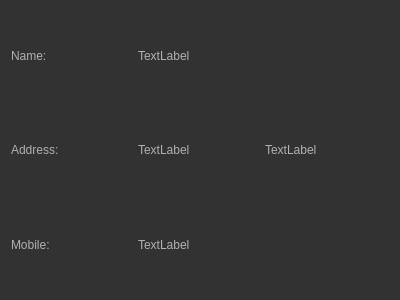
<?xml version="1.0" encoding="UTF-8"?>
<ui version="4.0">
 <class>boyView</class>
 <widget class="QWidget" name="boyView">
  <property name="geometry">
   <rect>
    <x>0</x>
    <y>0</y>
    <width>400</width>
    <height>300</height>
   </rect>
  </property>
  <property name="windowTitle">
   <string>Form</string>
  </property>
  <property name="styleSheet">
   <string notr="true">QToolTip
{
     border: 1px solid black;
     background-color: #ffa02f;
     padding: 1px;
     border-radius: 3px;
     opacity: 100;
}

QWidget
{
    color: #b1b1b1;
    background-color: #323232;
}

QWidget:item:hover
{
    background-color: QLinearGradient( x1: 0, y1: 0, x2: 0, y2: 1, stop: 0 #ffa02f, stop: 1 #ca0619);
    color: #000000;
}

QWidget:item:selected
{
    background-color: QLinearGradient( x1: 0, y1: 0, x2: 0, y2: 1, stop: 0 #ffa02f, stop: 1 #d7801a);
}

QMenuBar::item
{
    background: transparent;
}

QMenuBar::item:selected
{
    background: transparent;
    border: 1px solid #ffaa00;
}

QMenuBar::item:pressed
{
    background: #444;
    border: 1px solid #000;
    background-color: QLinearGradient(
        x1:0, y1:0,
        x2:0, y2:1,
        stop:1 #212121,
        stop:0.4 #343434/*,
        stop:0.2 #343434,
        stop:0.1 #ffaa00*/
    );
    margin-bottom:-1px;
    padding-bottom:1px;
}

QMenu
{
    border: 1px solid #000;
}

QMenu::item
{
    padding: 2px 20px 2px 20px;
}

QMenu::item:selected
{
    color: #000000;
}

QWidget:disabled
{
    color: #404040;
    background-color: #323232;
}

QAbstractItemView
{
    background-color: QLinearGradient( x1: 0, y1: 0, x2: 0, y2: 1, stop: 0 #4d4d4d, stop: 0.1 #646464, stop: 1 #5d5d5d);
}

QWidget:focus
{
    /*border: 2px solid QLinearGradient( x1: 0, y1: 0, x2: 0, y2: 1, stop: 0 #ffa02f, stop: 1 #d7801a);*/
}

QLineEdit
{
    background-color: QLinearGradient( x1: 0, y1: 0, x2: 0, y2: 1, stop: 0 #4d4d4d, stop: 0 #646464, stop: 1 #5d5d5d);
    padding: 1px;
    border-style: solid;
    border: 1px solid #1e1e1e;
    border-radius: 5;
}

QPushButton
{
    color: #b1b1b1;
    background-color: QLinearGradient( x1: 0, y1: 0, x2: 0, y2: 1, stop: 0 #565656, stop: 0.1 #525252, stop: 0.5 #4e4e4e, stop: 0.9 #4a4a4a, stop: 1 #464646);
    border-width: 1px;
    border-color: #1e1e1e;
    border-style: solid;
    border-radius: 6;
    padding: 3px;
    font-size: 12px;
    padding-left: 5px;
    padding-right: 5px;
}

QPushButton:pressed
{
    background-color: QLinearGradient( x1: 0, y1: 0, x2: 0, y2: 1, stop: 0 #2d2d2d, stop: 0.1 #2b2b2b, stop: 0.5 #292929, stop: 0.9 #282828, stop: 1 #252525);
}

QComboBox
{
    selection-background-color: #ffaa00;
    background-color: QLinearGradient( x1: 0, y1: 0, x2: 0, y2: 1, stop: 0 #565656, stop: 0.1 #525252, stop: 0.5 #4e4e4e, stop: 0.9 #4a4a4a, stop: 1 #464646);
    border-style: solid;
    border: 1px solid #1e1e1e;
    border-radius: 5;
}

QComboBox:hover,QPushButton:hover
{
    border: 2px solid QLinearGradient( x1: 0, y1: 0, x2: 0, y2: 1, stop: 0 #ffa02f, stop: 1 #d7801a);
}


QComboBox:on
{
    padding-top: 3px;
    padding-left: 4px;
    background-color: QLinearGradient( x1: 0, y1: 0, x2: 0, y2: 1, stop: 0 #2d2d2d, stop: 0.1 #2b2b2b, stop: 0.5 #292929, stop: 0.9 #282828, stop: 1 #252525);
    selection-background-color: #ffaa00;
}

QComboBox QAbstractItemView
{
    border: 2px solid darkgray;
    selection-background-color: QLinearGradient( x1: 0, y1: 0, x2: 0, y2: 1, stop: 0 #ffa02f, stop: 1 #d7801a);
}

QComboBox::drop-down
{
     subcontrol-origin: padding;
     subcontrol-position: top right;
     width: 15px;

     border-left-width: 0px;
     border-left-color: darkgray;
     border-left-style: solid; /* just a single line */
     border-top-right-radius: 3px; /* same radius as the QComboBox */
     border-bottom-right-radius: 3px;
 }

QComboBox::down-arrow
{
     image: url(:/down_arrow.png);
}

QGroupBox:focus
{
border: 2px solid QLinearGradient( x1: 0, y1: 0, x2: 0, y2: 1, stop: 0 #ffa02f, stop: 1 #d7801a);
}

QTextEdit:focus
{
    border: 2px solid QLinearGradient( x1: 0, y1: 0, x2: 0, y2: 1, stop: 0 #ffa02f, stop: 1 #d7801a);
}

QScrollBar:horizontal {
     border: 1px solid #222222;
     background: QLinearGradient( x1: 0, y1: 0, x2: 0, y2: 1, stop: 0.0 #121212, stop: 0.2 #282828, stop: 1 #484848);
     height: 7px;
     margin: 0px 16px 0 16px;
}

QScrollBar::handle:horizontal
{
      background: QLinearGradient( x1: 0, y1: 0, x2: 1, y2: 0, stop: 0 #ffa02f, stop: 0.5 #d7801a, stop: 1 #ffa02f);
      min-height: 20px;
      border-radius: 2px;
}

QScrollBar::add-line:horizontal {
      border: 1px solid #1b1b19;
      border-radius: 2px;
      background: QLinearGradient( x1: 0, y1: 0, x2: 1, y2: 0, stop: 0 #ffa02f, stop: 1 #d7801a);
      width: 14px;
      subcontrol-position: right;
      subcontrol-origin: margin;
}

QScrollBar::sub-line:horizontal {
      border: 1px solid #1b1b19;
      border-radius: 2px;
      background: QLinearGradient( x1: 0, y1: 0, x2: 1, y2: 0, stop: 0 #ffa02f, stop: 1 #d7801a);
      width: 14px;
     subcontrol-position: left;
     subcontrol-origin: margin;
}

QScrollBar::right-arrow:horizontal, QScrollBar::left-arrow:horizontal
{
      border: 1px solid black;
      width: 1px;
      height: 1px;
      background: white;
}

QScrollBar::add-page:horizontal, QScrollBar::sub-page:horizontal
{
      background: none;
}

QScrollBar:vertical
{
      background: QLinearGradient( x1: 0, y1: 0, x2: 1, y2: 0, stop: 0.0 #121212, stop: 0.2 #282828, stop: 1 #484848);
      width: 7px;
      margin: 16px 0 16px 0;
      border: 1px solid #222222;
}

QScrollBar::handle:vertical
{
      background: QLinearGradient( x1: 0, y1: 0, x2: 0, y2: 1, stop: 0 #ffa02f, stop: 0.5 #d7801a, stop: 1 #ffa02f);
      min-height: 20px;
      border-radius: 2px;
}

QScrollBar::add-line:vertical
{
      border: 1px solid #1b1b19;
      border-radius: 2px;
      background: QLinearGradient( x1: 0, y1: 0, x2: 0, y2: 1, stop: 0 #ffa02f, stop: 1 #d7801a);
      height: 14px;
      subcontrol-position: bottom;
      subcontrol-origin: margin;
}

QScrollBar::sub-line:vertical
{
      border: 1px solid #1b1b19;
      border-radius: 2px;
      background: QLinearGradient( x1: 0, y1: 0, x2: 0, y2: 1, stop: 0 #d7801a, stop: 1 #ffa02f);
      height: 14px;
      subcontrol-position: top;
      subcontrol-origin: margin;
}

QScrollBar::up-arrow:vertical, QScrollBar::down-arrow:vertical
{
      border: 1px solid black;
      width: 1px;
      height: 1px;
      background: white;
}


QScrollBar::add-page:vertical, QScrollBar::sub-page:vertical
{
      background: none;
}

QTextEdit
{
    background-color: #242424;
}

QPlainTextEdit
{
    background-color: #242424;
}

QHeaderView::section
{
    background-color: QLinearGradient(x1:0, y1:0, x2:0, y2:1, stop:0 #616161, stop: 0.5 #505050, stop: 0.6 #434343, stop:1 #656565);
    color: white;
    padding-left: 4px;
    border: 1px solid #6c6c6c;
}

QCheckBox:disabled
{
color: #414141;
}

QDockWidget::title
{
    text-align: center;
    spacing: 3px; /* spacing between items in the tool bar */
    background-color: QLinearGradient(x1:0, y1:0, x2:0, y2:1, stop:0 #323232, stop: 0.5 #242424, stop:1 #323232);
}

QDockWidget::close-button, QDockWidget::float-button
{
    text-align: center;
    spacing: 1px; /* spacing between items in the tool bar */
    background-color: QLinearGradient(x1:0, y1:0, x2:0, y2:1, stop:0 #323232, stop: 0.5 #242424, stop:1 #323232);
}

QDockWidget::close-button:hover, QDockWidget::float-button:hover
{
    background: #242424;
}

QDockWidget::close-button:pressed, QDockWidget::float-button:pressed
{
    padding: 1px -1px -1px 1px;
}

QMainWindow::separator
{
    background-color: QLinearGradient(x1:0, y1:0, x2:0, y2:1, stop:0 #161616, stop: 0.5 #151515, stop: 0.6 #212121, stop:1 #343434);
    color: white;
    padding-left: 4px;
    border: 1px solid #4c4c4c;
    spacing: 3px; /* spacing between items in the tool bar */
}

QMainWindow::separator:hover
{

    background-color: QLinearGradient(x1:0, y1:0, x2:0, y2:1, stop:0 #d7801a, stop:0.5 #b56c17 stop:1 #ffa02f);
    color: white;
    padding-left: 4px;
    border: 1px solid #6c6c6c;
    spacing: 3px; /* spacing between items in the tool bar */
}

QToolBar::handle
{
     spacing: 3px; /* spacing between items in the tool bar */
     background: url(:/images/handle.png);
}

QMenu::separator
{
    height: 2px;
    background-color: QLinearGradient(x1:0, y1:0, x2:0, y2:1, stop:0 #161616, stop: 0.5 #151515, stop: 0.6 #212121, stop:1 #343434);
    color: white;
    padding-left: 4px;
    margin-left: 10px;
    margin-right: 5px;
}

QProgressBar
{
    border: 2px solid grey;
    border-radius: 5px;
    text-align: center;
}

QProgressBar::chunk
{
    background-color: #d7801a;
    width: 2.15px;
    margin: 0.5px;
}

QTabBar::tab {
    color: #b1b1b1;
    border: 1px solid #444;
    border-bottom-style: none;
    background-color: #323232;
    padding-left: 10px;
    padding-right: 10px;
    padding-top: 3px;
    padding-bottom: 2px;
    margin-right: -1px;
}

QTabWidget::pane {
    border: 1px solid #444;
    top: 1px;
}

QTabBar::tab:last
{
    margin-right: 0; /* the last selected tab has nothing to overlap with on the right */
    border-top-right-radius: 3px;
}

QTabBar::tab:first:!selected
{
 margin-left: 0px; /* the last selected tab has nothing to overlap with on the right */


    border-top-left-radius: 3px;
}

QTabBar::tab:!selected
{
    color: #b1b1b1;
    border-bottom-style: solid;
    margin-top: 3px;
    background-color: QLinearGradient(x1:0, y1:0, x2:0, y2:1, stop:1 #212121, stop:.4 #343434);
}

QTabBar::tab:selected
{
    border-top-left-radius: 3px;
    border-top-right-radius: 3px;
    margin-bottom: 0px;
}

QTabBar::tab:!selected:hover
{
    /*border-top: 2px solid #ffaa00;
    padding-bottom: 3px;*/
    border-top-left-radius: 3px;
    border-top-right-radius: 3px;
    background-color: QLinearGradient(x1:0, y1:0, x2:0, y2:1, stop:1 #212121, stop:0.4 #343434, stop:0.2 #343434, stop:0.1 #ffaa00);
}

QRadioButton::indicator:checked, QRadioButton::indicator:unchecked{
    color: #b1b1b1;
    background-color: #323232;
    border: 1px solid #b1b1b1;
    border-radius: 6px;
}

QRadioButton::indicator:checked
{
    background-color: qradialgradient(
        cx: 0.5, cy: 0.5,
        fx: 0.5, fy: 0.5,
        radius: 1.0,
        stop: 0.25 #ffaa00,
        stop: 0.3 #323232
    );
}

QCheckBox::indicator{
    color: #b1b1b1;
    background-color: #323232;
    border: 1px solid #b1b1b1;
    width: 9px;
    height: 9px;
}

QRadioButton::indicator
{
    border-radius: 6px;
}

QRadioButton::indicator:hover, QCheckBox::indicator:hover
{
    border: 1px solid #ffaa00;
}

QCheckBox::indicator:checked
{
    image:url(:/images/checkbox.png);
}

QCheckBox::indicator:disabled, QRadioButton::indicator:disabled
{
    border: 1px solid #444;
}</string>
  </property>
  <layout class="QGridLayout" name="gridLayout">
   <item row="0" column="0">
    <layout class="QHBoxLayout" name="horizontalLayout_4" stretch="4,2">
     <item>
      <layout class="QVBoxLayout" name="verticalLayout">
       <item>
        <layout class="QHBoxLayout" name="horizontalLayout">
         <item>
          <widget class="QLabel" name="label">
           <property name="text">
            <string>Name: </string>
           </property>
          </widget>
         </item>
         <item>
          <widget class="QLabel" name="lbl_name">
           <property name="text">
            <string>TextLabel</string>
           </property>
          </widget>
         </item>
        </layout>
       </item>
       <item>
        <layout class="QHBoxLayout" name="horizontalLayout_2">
         <item>
          <widget class="QLabel" name="label_2">
           <property name="text">
            <string>Address: </string>
           </property>
          </widget>
         </item>
         <item>
          <widget class="QLabel" name="lbl_address">
           <property name="text">
            <string>TextLabel</string>
           </property>
          </widget>
         </item>
        </layout>
       </item>
       <item>
        <layout class="QHBoxLayout" name="horizontalLayout_3">
         <item>
          <widget class="QLabel" name="label_3">
           <property name="text">
            <string>Mobile:</string>
           </property>
          </widget>
         </item>
         <item>
          <widget class="QLabel" name="lbl_mobile">
           <property name="text">
            <string>TextLabel</string>
           </property>
          </widget>
         </item>
        </layout>
       </item>
      </layout>
     </item>
     <item>
      <widget class="QLabel" name="lbl_Photo">
       <property name="text">
        <string>TextLabel</string>
       </property>
      </widget>
     </item>
    </layout>
   </item>
  </layout>
 </widget>
 <resources/>
 <connections/>
</ui>
